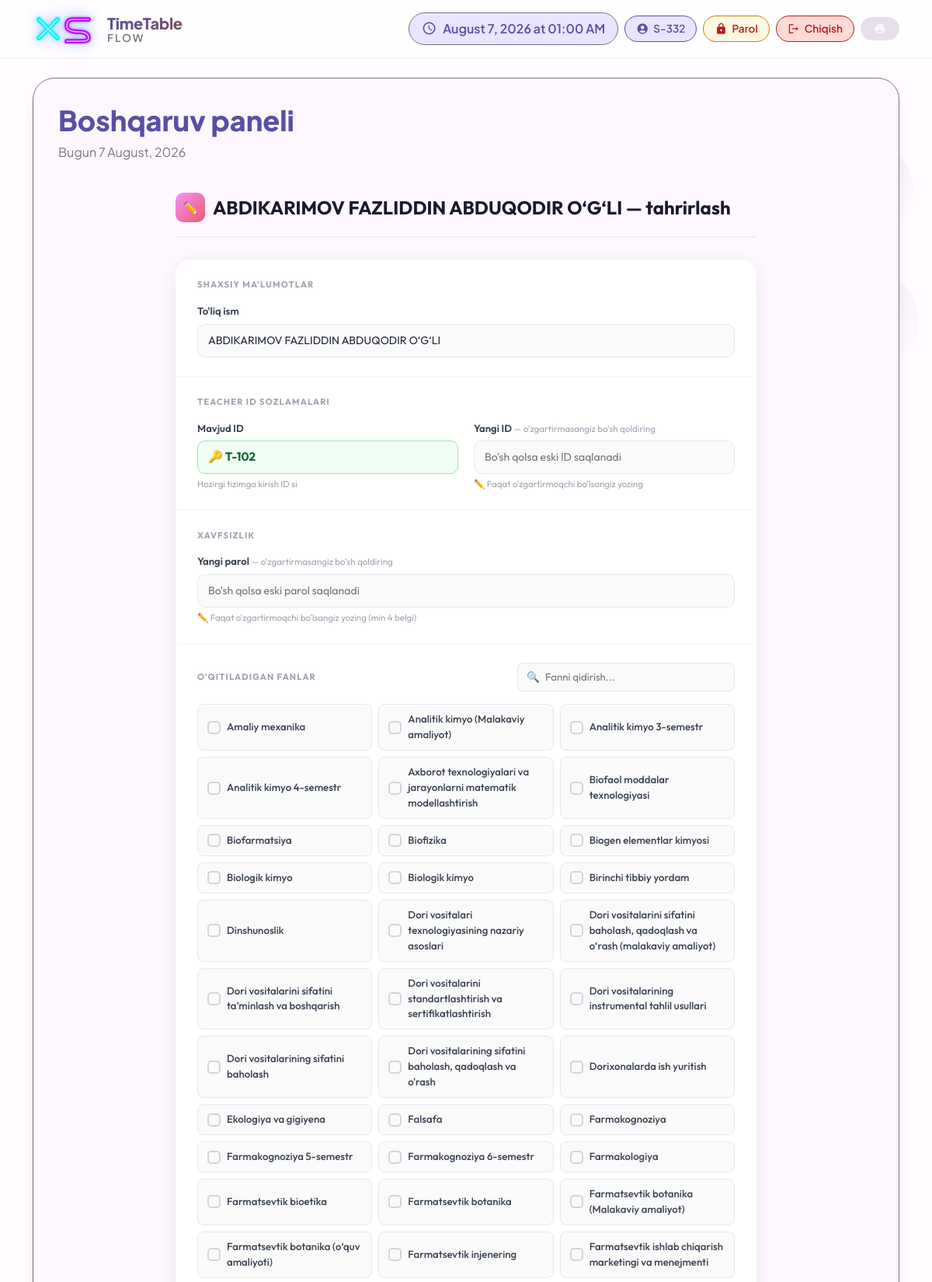
Page /raspisaniya/teacher/347/update/ (signed in, upper part) on the committed database.
### raspisaniya/models.py (models this page shows, shortened)
class Teacher(models.Model):
    user = models.OneToOneField(User, on_delete=models.SET_NULL, null=True, blank=True,related_name='teacher')
    teacher_id = models.CharField(max_length=20, unique=True, null=True, blank=True)
    first_name = models.CharField(max_length=50)
    last_name = models.CharField(max_length=50)
    subjects = models.ManyToManyField(Subject, related_name='teachers', blank=True)

class Subject(models.Model):
    name = models.CharField(max_length=100, unique=True)

### raspisaniya/views.py (the view, shortened to what this page needs)
# urls.py: path('teacher/<int:pk>/update/', views.teacher_update, name='teacher_update'),
@login_required
def teacher_update(request, pk):
    teacher = get_object_or_404(Teacher, pk=pk)
    return render(request, 'raspisaniya/teacher_update.html', {
        'teacher': teacher,
        'subjects': Subject.objects.all().order_by('name'),
        'selected_subjects': list(teacher.subjects.values_list('id', flat=True)),
    })

### templates/raspisaniya/teacher_update.html (shortened to what this page needs)
{% extends 'raspisaniya/base.html' %}
{% load widget_tweaks %}
{% block content %}
<div class="form-page">
    <div class="form-header">
        <div class="form-title">
            <div class="icon">✏️</div>
            {{ teacher.first_name }} — tahrirlash
        </div>
    </div>
    <div class="form-card">
        <form method="post" autocomplete="off">
            <div class="form-section">
                <div class="section-label">Shaxsiy ma'lumotlar</div>
                <div class="field">
                    <label>To'liq ism</label>
                    <input type="text" name="first_name" value="{{ teacher.first_name }}" placeholder="To'liq ism" required autocomplete="off">
                </div>
            </div>
            <div class="form-section">
                <div class="section-label">Teacher ID sozlamalari</div>
                <div class="field-group">
                    <div class="field">
                        <label>Mavjud ID</label>
                        <div class="id-current">🔑 {{ teacher.teacher_id|default:"ID yo'q" }}</div>
                        <div class="note">Hozirgi tizimga kirish ID si</div>
                    </div>
                    <div class="field">
                        <label>Yangi ID <span class="hint">— o'zgartirmasangiz bo'sh qoldiring</span></label>
                        <input type="text" name="teacher_id" placeholder="Bo'sh qolsa eski ID saqlanadi" value="" autocomplete="new-password">
                        <div class="note">✏️ Faqat o'zgartirmoqchi bo'lsangiz yozing</div>
                    </div>
                </div>
            </div>
            <div class="form-section">
                <div class="section-label">Xavfsizlik</div>
                <div class="field">
                    <label>Yangi parol <span class="hint">— o'zgartirmasangiz bo'sh qoldiring</span></label>
                    <input type="password" name="new_password" placeholder="Bo'sh qolsa eski parol saqlanadi" value="" autocomplete="new-password">
                    <div class="note">✏️ Faqat o'zgartirmoqchi bo'lsangiz yozing (min 4 belgi)</div>
                </div>
            </div>
            <div class="form-section">
                <div class="search-wrapper">
                    <div class="section-label" style="margin-bottom: 0;">O'qitiladigan fanlar</div>
                    {% if subjects %}
                    <div class="search-input-field">
                        <span class="search-icon">🔍</span>
                        <input type="text" id="subjSearchInput" placeholder="Fanni qidirish...">
                    </div>
                    {% endif %}
                </div>
                {% if subjects %}
                <div class="subjects-grid" id="subjectsGrid">
                    {% for subj in subjects %}
                    <label class="subject-item">
                        <div class="check-box"></div>
                        <span class="subj-name">{{ subj.name }}</span>
                    </label>
                    {% endfor %}
                </div>
                {% else %}
                <p style="color:#9ca3af;font-size:0.85rem;margin:0;">Fanlar mavjud emas</p>
                {% endif %}
            </div>
        </form>
    </div>
</div>
{% endblock %}

### templates/raspisaniya/base.html (shortened to what this page needs)
{% load static %}
<!DOCTYPE html>
<html lang="uz">
<head>
    <link href="https://cdn.jsdelivr.net/npm/bootstrap@5.3.2/dist/css/bootstrap.min.css" rel="stylesheet">
</head>
<body>
    <div class="bubbles" id="bubbles"></div>
    <div class="app-bar" id="appBar">
        <div class="container">
            <div class="d-flex justify-content-between align-items-center">
                <div class="d-flex align-items-center gap-3">
                    <a href="{% url 'reset_database' %}" class="xs-main-logo" title="Reset Database" style="text-decoration: none; display: inline-block;">
                    </a>
                    <a href="{% url 'lesson_list' %}" class="text-decoration-none">
                        <div style="line-height:1.15;">
                            <div style="font-size:1.25rem;font-weight:800;background:linear-gradient(135deg,var(--md-primary),var(--md-tertiary));-webkit-background-clip:text;-webkit-text-fill-color:transparent;letter-spacing:-0.3px;">TimeTable</div>
                            <div style="font-size:0.85rem;font-weight:600;color:var(--md-outline);letter-spacing:2px;text-transform:uppercase;">Flow</div>
                        </div>
                    </a>
                </div>
                <div class="d-flex gap-2 align-items-center flex-wrap">
                    <div class="current-time">
                        <span class="material-icons-round">schedule</span>
                        <span id="timeDisplay">--:--</span>
                    </div>
                    {% if user.is_authenticated %}
                    <div class="user-chip">
                        <span class="material-icons-round">
                        </span>
                        {{ user.get_full_name|default:user.username }}
                    </div>
                    <a href="{% url 'change_password' %}" class="logout-chip" style="background:#fff8e1; color:#b8860b; border-color:#b8860b;">
                        <span class="material-icons-round">lock</span>Parol
                    </a>
                    <a href="{% url 'logout' %}" class="logout-chip">
                        <span class="material-icons-round">logout</span>Chiqish
                    </a>
                    {% endif %}
                    <button class="md-chip" onclick="window.print()">
                        <span class="material-icons-round">print</span>
                    </button>
                </div>
            </div>
        </div>
    </div>
    <div class="container">
        <div class="md-surface">
            <div class="d-flex justify-content-between align-items-center mb-4">
                <div>
                    <h1 class="display-small d-inline-flex align-items-center gap-2">
                        {% block page_title %}Boshqaruv paneli{% endblock %}
                    </h1>
                    <p class="body-large">{% block page_subtitle %}Bugun {% now "j F, Y" %}{% endblock %}</p>
                </div>
            </div>
            {% block content %}{% endblock %}
        </div>
    </div>
</body>
</html>

### templates/raspisaniya/base.html (style rules this page uses)
* { margin: 0; padding: 0; box-sizing: border-box; }
:root { --md-primary: #5850a4; --md-primary-container: #e9e4ff; --md-secondary: #625b71; --md-secondary-container: #e8def8; --md-tertiary: #7d5260; --md-tertiary-container: #ffd8e4; --md-surface: #fef7ff; --md-surface-variant: #e7e0ec; --md-background: #fffbfe; --md-error: #ba1a1a; --md-error-container: #ffdad6; --md-outline: #79747e; --md-shadow: 0 4px 6px -2px rgba(0,0,0,0.05), 0 10px 15px -3px rgba(0,0,0,0.1); }
body { font-family: 'Plus Jakarta Sans', sans-serif; background: var(--md-background); color: var(--md-surface); transition: all 0.3s ease; min-height: 100vh; position: relative; }
.bubbles { position: fixed; width: 100%; height: 100%; z-index: -1; overflow: hidden; top: 0; left: 0; }
.app-bar { background: rgba(255,255,255,0.8); backdrop-filter: blur(20px); -webkit-backdrop-filter: blur(20px); border-bottom: 1px solid rgba(0,0,0,0.05); padding: 1rem 0; position: fixed; width: 100%; top: 0; z-index: 1000; transition: all 0.3s ease; }
.user-chip { display: inline-flex; align-items: center; gap: 6px; padding: 6px 14px; border-radius: 40px; background: var(--md-primary-container); color: var(--md-primary) !important; font-weight: 600; font-size: 0.85rem; border: 1px solid var(--md-primary); }
.user-chip .material-icons-round { font-size: 1rem; color: inherit; }
.logout-chip { display: inline-flex; align-items: center; gap: 6px; padding: 6px 14px; border-radius: 40px; background: #ffdad6; color: #ba1a1a !important; font-weight: 600; font-size: 0.85rem; border: 1px solid #ba1a1a; text-decoration: none; transition: all 0.2s ease; }
.logout-chip .material-icons-round { font-size: 1rem; color: inherit; }
.xs-main-logo { display: inline-flex; text-decoration: none; transition: transform 0.25s cubic-bezier(0.4,0,0.2,1), filter 0.25s ease; filter: drop-shadow(0 0 6px rgba(34,211,238,0.4)) drop-shadow(0 0 12px rgba(168,85,247,0.3)); }
.current-time { display: flex; align-items: center; gap: 8px; padding: 8px 16px; background: var(--md-primary-container); border-radius: 32px; color: var(--md-primary); font-weight: 600; border: 1px solid var(--md-outline); }
.current-time .material-icons-round { font-size: 1.2rem; }
.md-surface { background: var(--md-surface); border-radius: 28px; box-shadow: var(--md-shadow); padding: 2rem; margin-top: 100px; margin-bottom: 2rem; border: 1px solid var(--md-outline); transition: all 0.3s ease; animation: surfaceAppear 0.6s ease; }
.md-chip { display: inline-flex; align-items: center; gap: 8px; padding: 6px 16px; border-radius: 32px; background: var(--md-surface-variant); color: var(--md-surface); font-size: 0.9rem; font-weight: 500; border: 1px solid transparent; transition: all 0.2s ease; cursor: pointer; }
.md-chip .material-icons-round { font-size: 1rem; }
.display-small { font-size: 2.25rem; font-weight: 800; line-height: 1.2; color: var(--md-primary); }
.body-large { font-size: 1rem; line-height: 1.5; color: var(--md-outline); }

### rows in the picture
Teacher: first_name "ABDIKARIMOV FAZLIDDIN ABDUQODIR O‘G‘LI", teacher_id "T-102"
Subject: name "Amaliy mexanika"
Subject: name "Analitik kimyo (Malakaviy amaliyot)"
Subject: name "Analitik kimyo 3-semestr"
Subject: name "Analitik kimyo 4-semestr"
Subject: name "Axborot texnologiyalari va jarayonlarni matematik modellashtirish"
Subject: name "Biofaol moddalar texnologiyasi"
Subject: name "Biofarmatsiya"
Subject: name "Biofizika"
Subject: name "Biogen elementlar kimyosi"
Subject: name "Biologik kimyo"
Subject: name "Biologik kimyo"
Subject: name "Birinchi tibbiy yordam"
Subject: name "Dinshunoslik"
Subject: name "Dori vositalari texnologiyasining nazariy asoslari"
Subject: name "Dori vositalarini sifatini baholash, qadoqlash va o‘rash (malakaviy amaliyot)"
Subject: name "Dori vositalarini sifatini ta’minlash va boshqarish"
Subject: name "Dori vositalarini standartlashtirish va sertifikatlashtirish"
Subject: name "Dori vositalarining instrumental tahlil usullari"
Subject: name "Dori vositalarining sifatini baholash"
Subject: name "Dori vositalarining sifatini baholash, qadoqlash va o'rash"
Subject: name "Dorixonalarda ish yuritish"
Subject: name "Ekologiya va gigiyena"
Subject: name "Falsafa"
Subject: name "Farmakognoziya"
Subject: name "Farmakognoziya 5-semestr"
Subject: name "Farmakognoziya 6-semestr"
Subject: name "Farmakologiya"
Subject: name "Farmatsevtik bioetika"
Subject: name "Farmatsevtik botanika"
Subject: name "Farmatsevtik botanika (Malakaviy amaliyot)"
Subject: name "Farmatsevtik botanika (o‘quv amaliyoti)"
Subject: name "Farmatsevtik injenering"
Subject: name "Farmatsevtik ishlab chiqarish marketingi va menejmenti"

### other values in the picture
{{ user.get_full_name|default:user.username }} "S-332"
